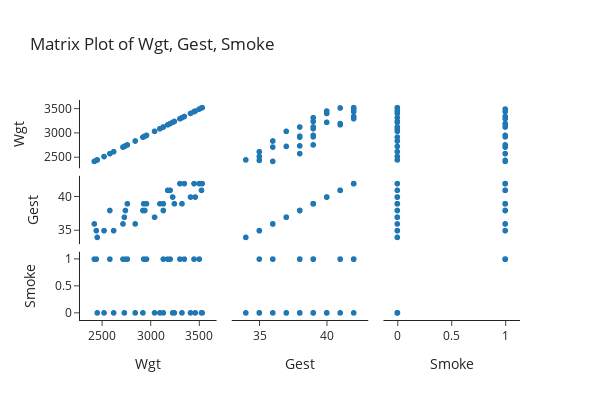

Notebook code cell kept with this figure:
### Markdown cell above
### Example on Birth Weight and Smoking

The data on in this repo is fixed. So use this one if you see the error "'utf-8' codec can't decode byte 0xff in position 0: invalid start byte"

### Code cell
# birth and smokers dataset
df = pd.read_csv(os.path.join(data_path, 'birthsmokers.txt'), delimiter='\t')
df.head()
# matrix plot
fig = px.scatter_matrix(df, width=600, height=400, title='Matrix Plot of Wgt, Gest, Smoke')
fig.show()

### Figure 1 — Plotly figure (JSON) as saved in the notebook; plotly's stock layout.template omitted (floating-point values rounded to 4 significant figures)
{"data": [{"dimensions": [{"axis": {"matches": true}, "label": "Wgt", "values": [2940, 3130, 2420, 2450, 2760, 2440, 3226, 3301, 2729, 3410, 2715, 3095, 3130, 3244, 2520, 2928, 3523, 3446, 2920, 2957, 3530, 2580, 3040, 3500, 3200, 3322, 3459, 3346, 2619, 3175, 2740, 2841]}, {"axis": {"matches": true}, "label": "Gest", "values": [38, 38, 36, 34, 39, 35, 40, 42, 37, 40, 36, 39, 39, 39, 35, 39, 41, 42, 38, 39, 42, 38, 37, 42, 41, 39, 40, 42, 35, 41, 38, 36]}, {"axis": {"matches": true}, "label": "Smoke", "values": [1, 0, 1, 0, 1, 1, 0, 1, 0, 0, 1, 0, 1, 0, 0, 1, 0, 1, 0, 1, 0, 1, 0, 1, 1, 0, 0, 1, 0, 1, 1, 0]}], "hovertemplate": "%{xaxis.title.text}=%{x}<br>%{yaxis.title.text}=%{y}<extra></extra>", "legendgroup": "", "marker": {"color": "#1F77B4", "symbol": "circle"}, "name": "", "showlegend": false, "type": "splom"}], "layout": {"dragmode": "select", "height": 400, "legend": {"tracegroupgap": 0}, "title": {"text": "Matrix Plot of Wgt, Gest, Smoke"}, "width": 600}}
